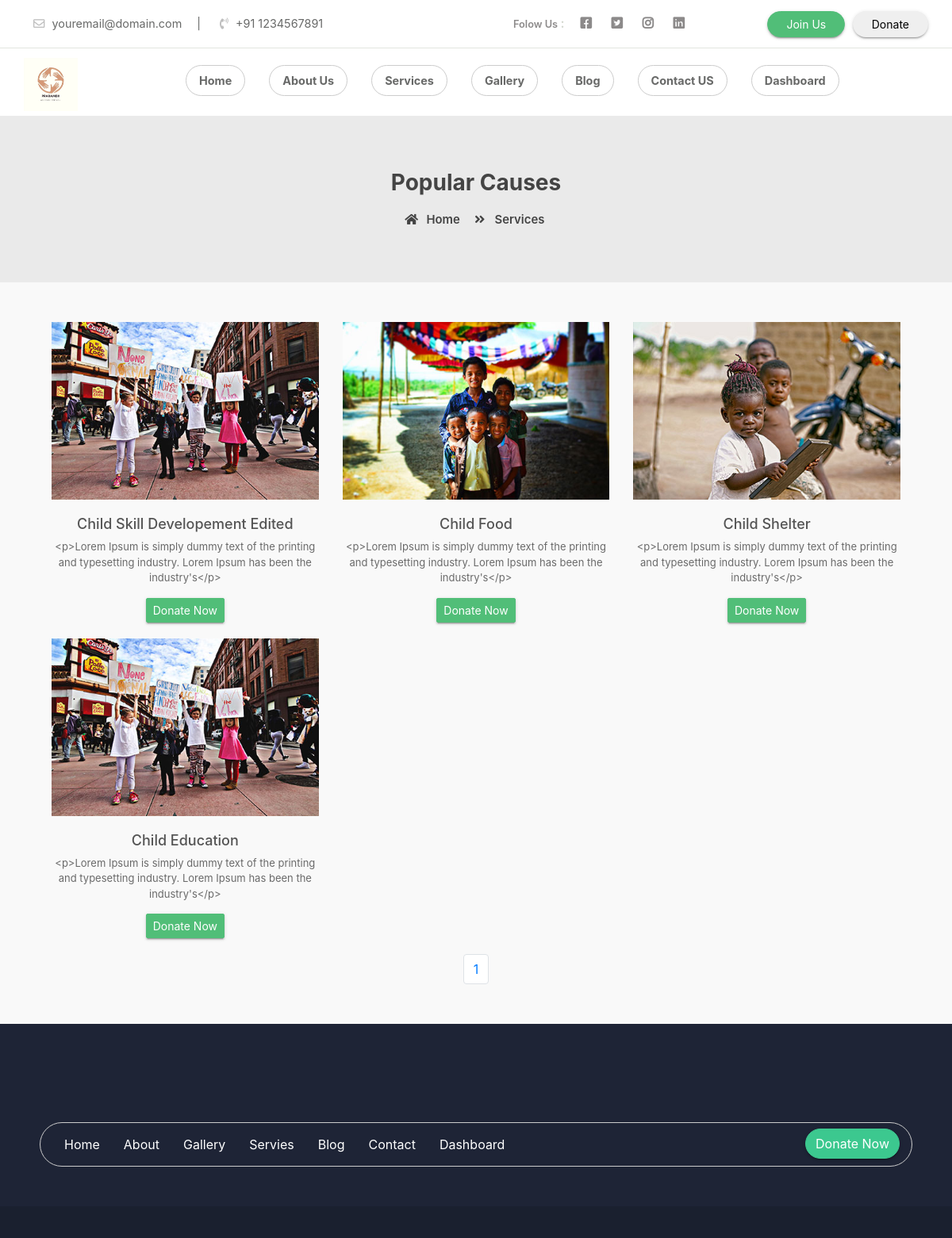
Screenshot of /home/services/ with the database file from the repository.
### home/models.py (models this page shows, shortened)
class Services(models.Model):
    title = models.CharField(max_length=300, blank=True)
    sub_title = models.CharField(max_length=500, blank=True)
    image = models.FileField(upload_to="services/", max_length=500, blank=True)

### home/views.py (the view)
# urls.py: path('home/services/', views.services, name='services'),
def services(request):
    obj = Services.objects.all().order_by('-id')
    paginator = Paginator(obj, 6)
    page_number = request.GET.get('page')
    service_obj = paginator.get_page(page_number)
    total_pages = service_obj.paginator.num_pages
    context = {
        'service_obj': service_obj,
        'last_page': total_pages,
        'total_page': [page + 1 for page in range(total_pages)]
    }
    return render(request, 'services.html', context=context)

### templates/services.html (shortened to what this page needs)
{% extends 'base.html' %}
{% block body %}
{% load static %}
    <div class="page-nav no-margin row">
        <div class="container">
            <div class="row">
                <h2>Popular Causes</h2>
                <ul>
                    <li> <a href="{% url 'home' %}"><i class="fas fa-home"></i> Home</a></li>
                    <li><i class="fas fa-angle-double-right"></i> Services</li>
                </ul>
            </div>
        </div>
    </div>
    <section class="events">
        <div class="container">
            <div class="event-ro row">
                {% for item in service_obj %}
                <div class="col-md-4 col-sm-6">
                    <div class="event-box">
                        <img src="{{item.image.url}}" alt="">
                        <h4>{{item.title | safe}}</h4>
                        <p class="desic">{{item.sub_title}}</p>
                        <a href="{% url 'donateus' %}">
                        <button class="btn btn-success btn-sm">Donate Now</button>
                        </a>
                    </div>
                </div>
                {% endfor %}
            </div>
        </div>
        <nav aria-label="Page navigation example">
			<ul class="pagination justify-content-center">
				{% for page in total_page %}
			  <li class="page-item"><a class="page-link" href="?page={{page}}">{{page}}</a></li>
				{% endfor %}
			</ul>
		  </nav>
    </section>
{% endblock %}

### static/assets/css/style.css (style rules this page uses)
* { margin: 0px; padding: 0px; list-style: none; }
img { max-width: 100%; }
a { text-decoration: none; outline: none; color: #444; }
ul { margin-bottom: 0; padding-left: 0; }
html, body { height: 100%; }
p { margin-bottom: 0px; width: 100%; }
.no-margin { margin: 0px; }
::placeholder { color: #747f8a !important; font-size: 13px; opacity: .5 !important; }
h1, h2, h3, h4, h5, h6 { color: #545454; }
body { background-color: #f1f1f145 !important; -webkit-font-smoothing: antialiased; -moz-osx-font-smoothing: grayscale; text-rendering: optimizeLegibility; color: #6A6A6A; overflow-x: hidden; }
.page-nav { background-size: 100%; padding: 68px; text-align: center; background-color: #eaeaea; }
.page-nav ul { float: none; margin: auto; }
.page-nav h2 { font-size: 28px; width: 100%; font-weight: 700; color: #444; }
.page-nav ul li { float: left; margin-right: 10px; margin-top: 10px; font-size: 16px; font-size: .93rem; font-weight: 600; color: #444; }
.page-nav ul li i { width: 30px; text-align: center; color: #444; }
.page-nav ul li a { color: #444; font-size: .93rem; font-weight: 600; }
.btn-success { background-color: #51be78; border-color: #51be78; }
.btn { box-shadow: 0 3px 1px -2px rgba(0, 0, 0, 0.2), 0 2px 2px 0 rgba(0, 0, 0, 0.14), 0 1px 5px 0 rgba(0, 0, 0, 0.12); border-radius: 2px; }
.container { max-width: 1170px; }
.events { background-color: #efefef2e; padding: 50px; }
.events .event-ro .event-box { text-align: center; margin-bottom: 20px; }
.events .event-ro .event-box img { margin-bottom: 20px; }
.events .event-ro .event-box h4 { font-size: 18px; }
.events .event-ro .event-box .desic { font-size: 13px; margin-bottom: 15px; }

### rows the page displays
Services: image (picture), title "Child Skill Developement Edited", sub_title "<p>Lorem Ipsum is simply dummy text of the printing and typesetting industry. Lorem Ipsum has been the industry's</p>"
Services: image (picture), title "Child Food", sub_title "<p>Lorem Ipsum is simply dummy text of the printing and typesetting industry. Lorem Ipsum has been the industry's</p>"
Services: image (picture), title "Child Shelter", sub_title "<p>Lorem Ipsum is simply dummy text of the printing and typesetting industry. Lorem Ipsum has been the industry's</p>"
Services: image (picture), title "Child Education", sub_title "<p>Lorem Ipsum is simply dummy text of the printing and typesetting industry. Lorem Ipsum has been the industry's</p>"

### other values shown
{{ page }} "1"
